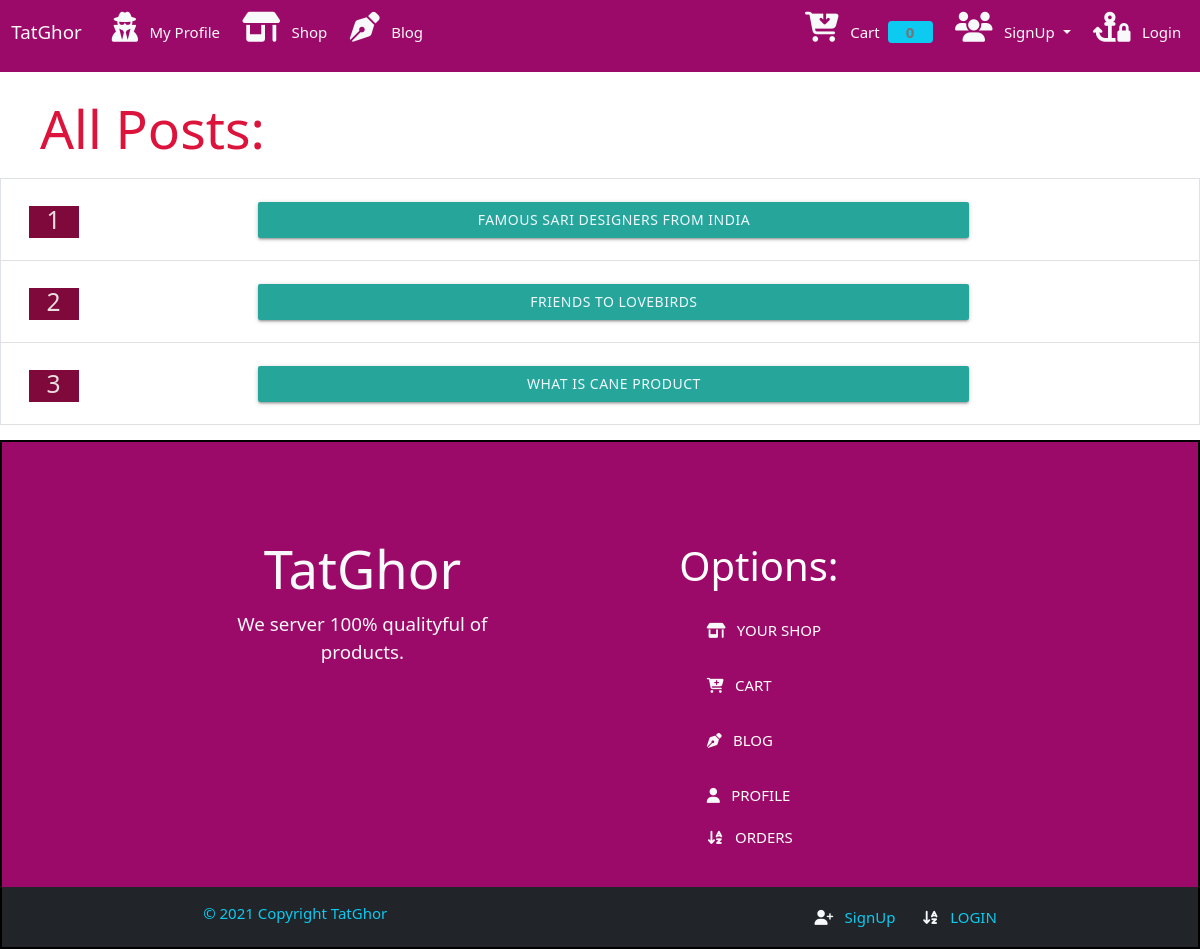
The app's page /blog/showblog/ with its own data.
### Blog2/models.py (models this page shows, shortened)
class Post(models.Model):
    post_id = models.AutoField(primary_key=True)
    title = models.CharField(max_length=100)
    content = FroalaField()
    cat = models.ForeignKey(BlogCategory, on_delete=models.CASCADE)
    slug = models.SlugField(max_length=1000, null=True, blank=True)
    image = models.ImageField(upload_to = 'upload/blog/postImg/')
    created_at = models.DateTimeField(auto_now_add=True)
    upload_to = models.DateTimeField(auto_now=True)

### Blog2/views.py (the view)
# urls.py: path('showblog/',ShowBlogs, name="show_blogs"),
def ShowBlogs(request):
   blogs = Post.objects.all()
   context = {
       "blogs":blogs
   }
   return render(request, 'blog/show_blog.html', context)

### Store/templatetags/custom_filter.py (called while the page is built)
@register.filter(name='has_group')
def has_group(user, group_name):
    return user.groups.filter(name=group_name).exists()

### templates/blog/show_blog.html (shortened to what this page needs)
{% extends "store/base.html" %}
{% block content %}
{% load custom_filter %}
<div class="col-lg-12">
    <h2 style="margin-left: 40px; color: crimson; margin-bottom: 20px;"> All Posts: </h2>
    <table class="table border">
        {% for blog in blogs %}
        <tr>
            <td>
                <div class="col-lg-6" style="background-color: rgb(126, 9, 58); height: 32px; width: 50px; margin-left: 20px; ">
                    <h5 style="color:rgb(235, 221, 224); text-align: center; margin-top: 5px; ">
                        {{forloop.counter}}
                    </h5>
                </div>
            </td>
            <td >
                <div class="btn btn-outline-info col-lg-9 m-3 "   >
                    <a href="{% url 'blog_detail' blog.slug %}" style="color: aliceblue;">{{blog.title}}</a>
                  </div>
            </td>
        </tr>
        {% endfor %}
    </table>
</div>
{% endblock %}

### templates/store/footer.html (style rules this page uses)
a { text-decoration: none; color:aliceblue; }

### records on screen
Post: title "FAMOUS SARI DESIGNERS FROM INDIA"
Post: title "FRIENDS TO LOVEBIRDS"
Post: title "WHAT IS CANE PRODUCT"

### other values on screen
{{ request.session.cart.keys|length }} "0"
